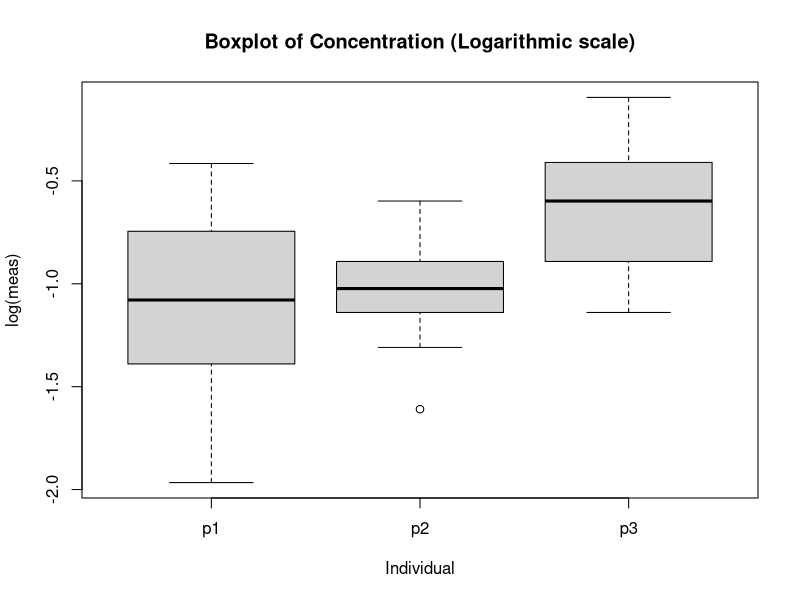

R code for this plot:
## ---- chunk 1
#Load data
bilirubin <- read.table("bilirubin.txt",header=T)

#Boxplot of data
boxplot(log(meas)~pers,
        data=bilirubin,
        main="Boxplot of Concentration (Logarithmic scale)",
        xlab="Individual",
        ylab="log(meas)"
        )

## ---- chunk 2
model.reg = lm(log(meas)~pers, data=bilirubin)
summary.lm = summary(model.reg)

summary.lm

## ---- chunk 3
Fval = summary.lm$fstatistic

Fval

## ---- chunk 4
permTest = function(bilirubin) {
  df = data.frame(meas=sample(bilirubin$meas), pers = bilirubin$pers)
  model.reg = lm(log(meas)~pers, data=df)
  Fval = summary(model.reg)$fstatistic["value"]
  return(Fval)
}

#Test the function
permTest(bilirubin)


## ---- chunk 5
#Create samples
samples = rep(0,999)
for(i in 1:999){
  samples[i] = permTest(bilirubin)
}

# Compute p-value for Fval using samples:
p.val = length(samples[samples>=Fval["value"]])/999

p.val

